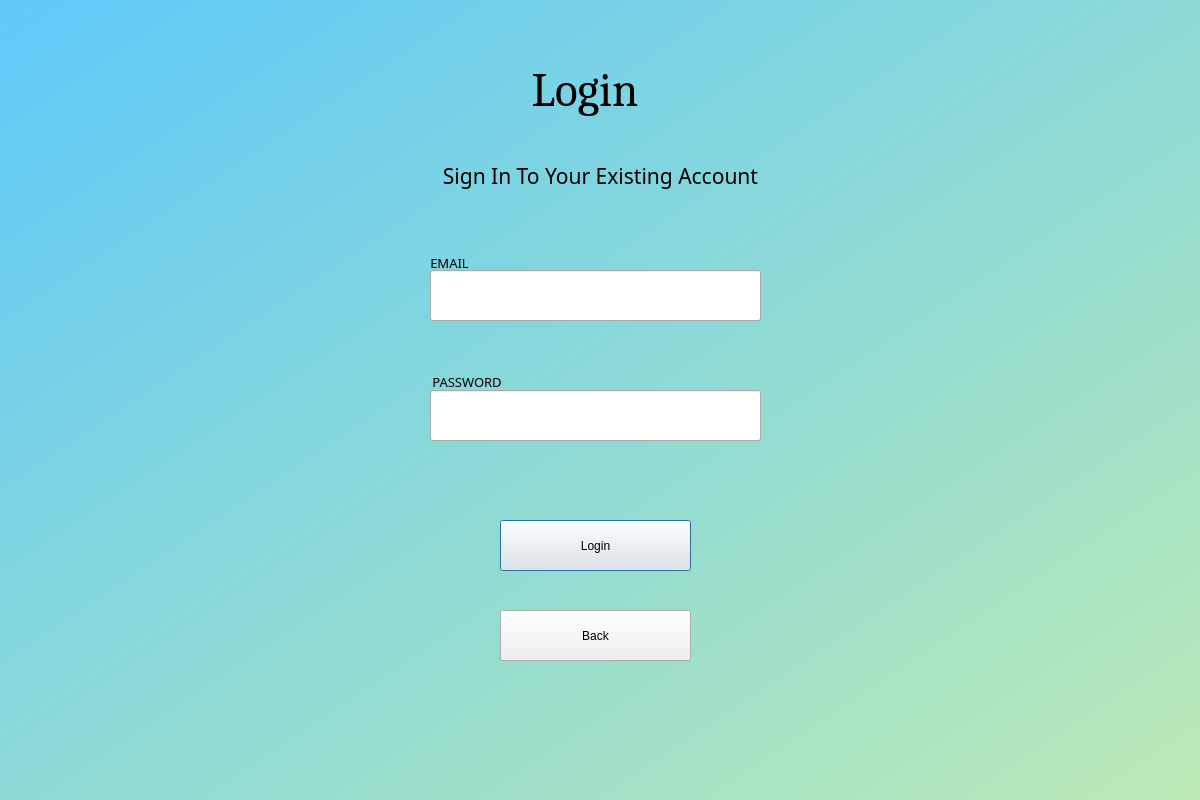
<?xml version="1.0" encoding="UTF-8"?>
<ui version="4.0">
 <class>main</class>
 <widget class="QDialog" name="main">
  <property name="geometry">
   <rect>
    <x>0</x>
    <y>0</y>
    <width>1200</width>
    <height>800</height>
   </rect>
  </property>
  <property name="windowTitle">
   <string>Dialog</string>
  </property>
  <property name="styleSheet">
   <string notr="true"/>
  </property>
  <widget class="QWidget" name="bg" native="true">
   <property name="geometry">
    <rect>
     <x>0</x>
     <y>0</y>
     <width>1201</width>
     <height>801</height>
    </rect>
   </property>
   <property name="styleSheet">
    <string notr="true">QWidget#bg{
background-color: qlineargradient(spread:pad, x1:0, y1:0, x2:1, y2:1, stop:0 rgba(0, 176, 255, 155), stop:1 rgba(153, 229, 143, 155));
}
</string>
   </property>
   <widget class="QLabel" name="welcome">
    <property name="geometry">
     <rect>
      <x>130</x>
      <y>30</y>
      <width>910</width>
      <height>121</height>
     </rect>
    </property>
    <property name="font">
     <font>
      <family>Cambria</family>
      <pointsize>35</pointsize>
     </font>
    </property>
    <property name="layoutDirection">
     <enum>Qt::LeftToRight</enum>
    </property>
    <property name="styleSheet">
     <string notr="true"/>
    </property>
    <property name="text">
     <string>Login</string>
    </property>
    <property name="alignment">
     <set>Qt::AlignCenter</set>
    </property>
   </widget>
   <widget class="QLabel" name="sign_or_new">
    <property name="geometry">
     <rect>
      <x>320</x>
      <y>160</y>
      <width>561</width>
      <height>31</height>
     </rect>
    </property>
    <property name="font">
     <font>
      <family>Bahnschrift</family>
      <pointsize>16</pointsize>
     </font>
    </property>
    <property name="text">
     <string>Sign In To Your Existing Account</string>
    </property>
    <property name="alignment">
     <set>Qt::AlignCenter</set>
    </property>
   </widget>
   <widget class="QPushButton" name="login">
    <property name="enabled">
     <bool>true</bool>
    </property>
    <property name="geometry">
     <rect>
      <x>500</x>
      <y>520</y>
      <width>191</width>
      <height>51</height>
     </rect>
    </property>
    <property name="text">
     <string>Login</string>
    </property>
    <property name="checkable">
     <bool>false</bool>
    </property>
   </widget>
   <widget class="QLineEdit" name="emailfield">
    <property name="geometry">
     <rect>
      <x>430</x>
      <y>270</y>
      <width>331</width>
      <height>51</height>
     </rect>
    </property>
    <property name="text">
     <string/>
    </property>
   </widget>
   <widget class="QLineEdit" name="passwordfield">
    <property name="geometry">
     <rect>
      <x>430</x>
      <y>390</y>
      <width>331</width>
      <height>51</height>
     </rect>
    </property>
    <property name="text">
     <string/>
    </property>
    <property name="echoMode">
     <enum>QLineEdit::Password</enum>
    </property>
   </widget>
   <widget class="QLabel" name="email_label">
    <property name="geometry">
     <rect>
      <x>369</x>
      <y>247</y>
      <width>161</width>
      <height>31</height>
     </rect>
    </property>
    <property name="font">
     <font>
      <family>Bahnschrift</family>
      <pointsize>10</pointsize>
     </font>
    </property>
    <property name="text">
     <string>EMAIL</string>
    </property>
    <property name="alignment">
     <set>Qt::AlignCenter</set>
    </property>
   </widget>
   <widget class="QLabel" name="email_label_2">
    <property name="geometry">
     <rect>
      <x>387</x>
      <y>372</y>
      <width>160</width>
      <height>20</height>
     </rect>
    </property>
    <property name="font">
     <font>
      <family>Bahnschrift</family>
      <pointsize>10</pointsize>
     </font>
    </property>
    <property name="text">
     <string>PASSWORD</string>
    </property>
    <property name="alignment">
     <set>Qt::AlignCenter</set>
    </property>
   </widget>
   <widget class="QLabel" name="errorlabel">
    <property name="geometry">
     <rect>
      <x>433</x>
      <y>467</y>
      <width>330</width>
      <height>30</height>
     </rect>
    </property>
    <property name="styleSheet">
     <string notr="true"/>
    </property>
    <property name="text">
     <string/>
    </property>
   </widget>
   <widget class="QPushButton" name="back">
    <property name="enabled">
     <bool>true</bool>
    </property>
    <property name="geometry">
     <rect>
      <x>500</x>
      <y>610</y>
      <width>191</width>
      <height>51</height>
     </rect>
    </property>
    <property name="text">
     <string>Back</string>
    </property>
    <property name="checkable">
     <bool>false</bool>
    </property>
   </widget>
  </widget>
 </widget>
 <resources/>
 <connections/>
</ui>
